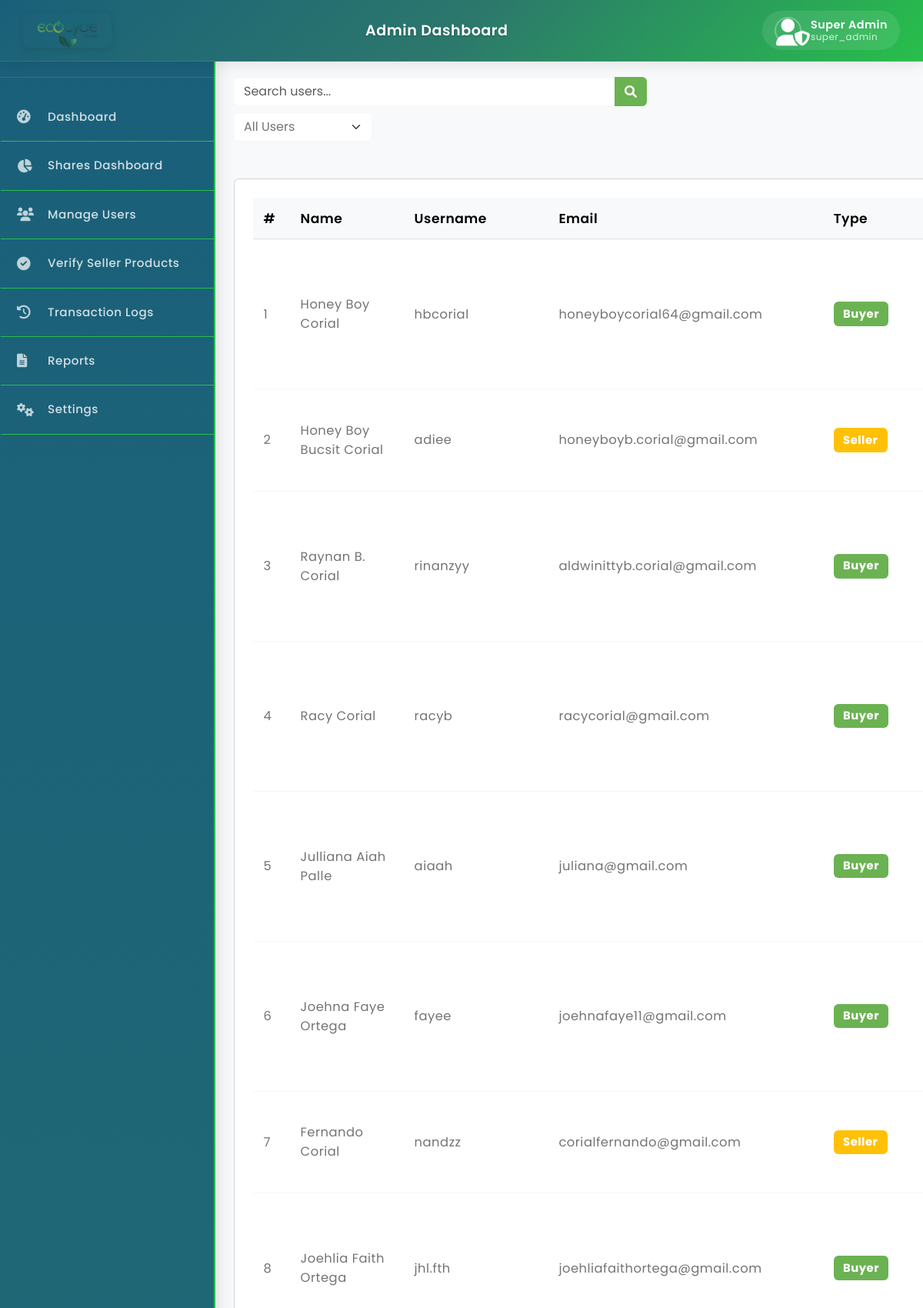
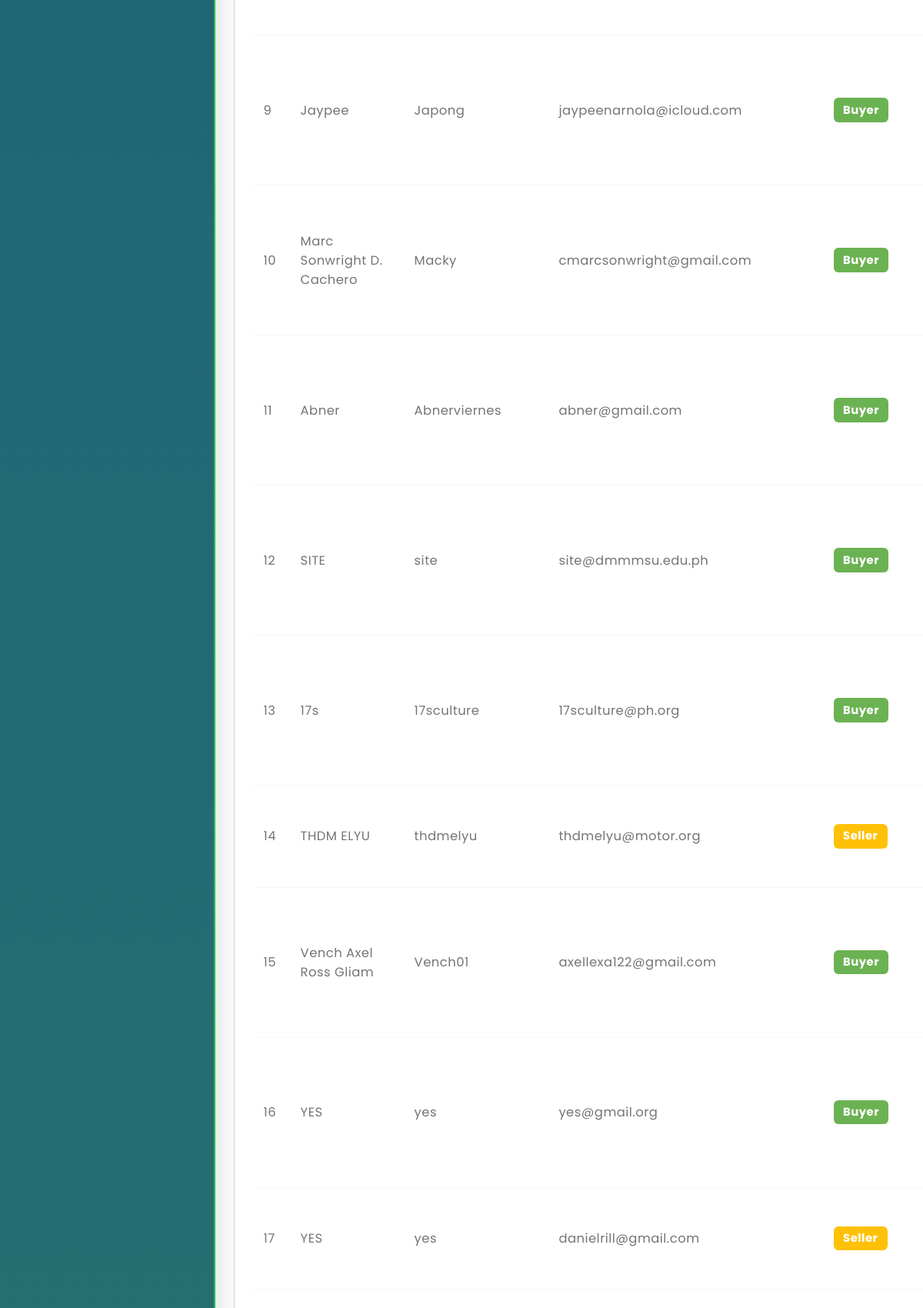
The app's page /admin/manageusers.php (signed in, upper part) with its own data (2 pictures, top to bottom).
### tables this page shows
CREATE TABLE `buyers` (
  `buyer_id` int(11) NOT NULL AUTO_INCREMENT,
  `fullname` varchar(100) NOT NULL,
  `username` varchar(50) NOT NULL,
  `phone_number` varchar(20) NOT NULL,
  `email` varchar(100) NOT NULL,
  `password` varchar(255) NOT NULL,
  `address` text DEFAULT NULL,
  `documents` varchar(255) DEFAULT NULL,
  `status` enum('active','blocked') DEFAULT 'active',
  `created_at` timestamp NOT NULL DEFAULT current_timestamp(),
  `updated_at` timestamp NOT NULL DEFAULT current_timestamp() ON UPDATE current_timestamp(),
  `last_login` datetime DEFAULT NULL,
  `ecocoins_balance` decimal(10,2) NOT NULL DEFAULT 0.00,
  `reset_token` varchar(255) DEFAULT NULL,
  `reset_token_expires` datetime DEFAULT NULL,
  `reset_required` tinyint(1) DEFAULT 0,
  `failed_attempts` int(11) DEFAULT 0,
  `last_failed_attempt` datetime DEFAULT NULL,
  PRIMARY KEY (`buyer_id`),
  UNIQUE KEY `username` (`username`),
  UNIQUE KEY `email` (`email`)
);

CREATE TABLE `sellers` (
  `seller_id` int(11) NOT NULL AUTO_INCREMENT,
  `fullname` varchar(100) NOT NULL,
  `username` varchar(50) NOT NULL,
  `phone_number` varchar(20) NOT NULL,
  `email` varchar(100) NOT NULL,
  `password` varchar(255) NOT NULL,
  `address` text DEFAULT NULL,
  `documents` varchar(255) DEFAULT NULL,
  `status` enum('active','inactive') DEFAULT 'active',
  `created_at` timestamp NOT NULL DEFAULT current_timestamp(),
  `updated_at` timestamp NOT NULL DEFAULT current_timestamp() ON UPDATE current_timestamp(),
  `last_login` datetime DEFAULT NULL,
  `ecocoins_balance` decimal(10,2) NOT NULL DEFAULT 0.00,
  `gcash_qr` varchar(255) DEFAULT NULL,
  `failed_attempts` int(11) NOT NULL DEFAULT 0,
  `last_failed_at` datetime DEFAULT NULL,
  `reset_token` varchar(255) DEFAULT NULL,
  `reset_expires` datetime DEFAULT NULL,
  `locked_until` datetime DEFAULT NULL,
  `reset_token_expires` datetime DEFAULT NULL,
  `reset_required` tinyint(1) DEFAULT 0,
  PRIMARY KEY (`seller_id`),
  UNIQUE KEY `username` (`username`),
  UNIQUE KEY `email` (`email`)
);

### admin/manageusers.php (the view, shortened to what this page needs)
<?php
include 'adminheader.php';
require_once '../config/database.php';
try {
    $statusColumnExists = false;
    try {
        $stmt = $pdo->prepare("SHOW COLUMNS FROM Buyers LIKE 'status'");
        $stmt->execute();
        $statusColumnExists = $stmt->rowCount() > 0;
    } catch (PDOException $e) {
        $statusColumnExists = false;
    }
    if ($statusColumnExists) {
        $stmt = $pdo->prepare("
            SELECT buyer_id as id, fullname, username, email, phone_number, address, 'buyer' as user_type,
                   COALESCE(status, 'active') as status, created_at, NULL as business_docs
            FROM Buyers
        ");
    } else {
        $stmt = $pdo->prepare("
            SELECT buyer_id as id, fullname, username, email, phone_number, address, 'buyer' as user_type,
                   'active' as status, created_at, NULL as business_docs
            FROM Buyers
        ");
    }
    $stmt->execute();
    $buyers = $stmt->fetchAll();
    $stmt = $pdo->prepare("
        SELECT seller_id as id, fullname, username, email, phone_number, address, 'seller' as user_type,
               status, created_at, NULL as business_docs
        FROM Sellers
    ");
    $stmt->execute();
    $sellers = $stmt->fetchAll();
    $userAccounts = [];
    foreach ($buyers as $buyer) {
        $key = strtolower($buyer['email']);
        if (!isset($userAccounts[$key])) {
            $userAccounts[$key] = [
                'buyer' => $buyer,
                'seller' => null
            ];
        } else {
            $userAccounts[$key]['buyer'] = $buyer;
        }
    }
    foreach ($sellers as $seller) {
        $key = strtolower($seller['email']);
        if (!isset($userAccounts[$key])) {
            $userAccounts[$key] = [
                'buyer' => null,
                'seller' => $seller
            ];
        } else {
            $userAccounts[$key]['seller'] = $seller;
        }
    }
    $users = [];
    foreach ($userAccounts as $email => $accounts) {
        if ($accounts['buyer'] && $accounts['seller']) {
            $combinedUser = $accounts['buyer'];
            $combinedUser['user_type'] = 'buyer/seller';
            $combinedUser['buyer_id'] = $accounts['buyer']['id'];
            $combinedUser['seller_id'] = $accounts['seller']['id'];
            $combinedUser['buyer_status'] = $accounts['buyer']['status'];
            $combinedUser['seller_status'] = $accounts['seller']['status'];
            if (strtotime($accounts['buyer']['created_at']) < strtotime($accounts['seller']['created_at'])) {
                $combinedUser['created_at'] = $accounts['buyer']['created_at'];
            } else {
                $combinedUser['created_at'] = $accounts['seller']['created_at'];
            }
            $users[] = $combinedUser;
        } elseif ($accounts['buyer']) {
            $users[] = $accounts['buyer'];
        } elseif ($accounts['seller']) {
            $users[] = $accounts['seller'];
        }
    }
    usort($users, function($a, $b) {
        return strtotime($a['created_at']) - strtotime($b['created_at']);
    });
} catch (PDOException $e) {
    $users = [];
    $error_message = "Failed to load users: " . $e->getMessage();
}
$search = isset($_GET['search']) ? trim($_GET['search']) : '';
$filter = isset($_GET['filter']) ? trim($_GET['filter']) : '';
include 'adminsidebar.php';
?>
<div class="container users-fixed-panel" style="padding-top:40px;">
  <div class="mb-3">
    <div class="d-flex justify-content-between align-items-center flex-wrap gap-3">
    <form class="d-flex flex-wrap gap-2" style="max-width: 600px;" method="get">
      <div class="input-group flex-grow-1">
          <input class="form-control" type="search" placeholder="Search users..." aria-label="Search" name="search" value="<?php echo htmlspecialchars($search); ?>">
        <button class="btn btn-primary" type="submit"><i class="fas fa-search"></i></button>
      </div>
      <select class="form-select" style="max-width: 180px;" aria-label="Filter by user type" name="filter" id="user-filter">
          <option value=""<?php echo $filter === '' ? ' selected' : ''; ?>>All Users</option>
      </select>
    </form>
  </div>
  <br>
  <div class="card p-4">
    <div style="overflow-x:auto;">
    <table class="table table-hover align-middle" style="min-width:700px;">
      <thead class="table-light">
        <tr>
          <th>#</th>
          <th>Name</th>
          <th>Username</th>
          <th>Email</th>
          <th>Type</th>
        </tr>
      </thead>
      <tbody>
        <?php
        $i = 0;
        foreach ($users as $user):
        ?>
        <tr>
          <td><?php echo ++$i; ?></td>
          <td><?php echo htmlspecialchars($user['fullname']); ?></td>
          <td><?php echo htmlspecialchars($user['username']); ?></td>
          <td><?php echo htmlspecialchars($user['email']); ?></td>
          <td>
            <?php if ($user['user_type'] == 'buyer/seller'): ?>
              <span class="badge bg-info">Buyer/Seller</span>
            <?php else: ?>
              <span class="badge bg-<?php echo $user['user_type'] == 'buyer' ? 'primary' : 'warning'; ?>">
                <?php echo ucfirst($user['user_type']); ?>
              </span>
            <?php endif; ?>
          </td>
        </tr>
        <?php endforeach; ?>
      </tbody>
    </table>
  </div>
</div>
</body>
</html>

### style.css (style rules this page uses)
body { font-family: 'Poppins', sans-serif; --heading-font : "Inter", sans-serif; --bs-link-color: #333; --bs-link-hover-color:#333; --bs-link-color-rgb: 40,40,40; --bs-link-hover-color-rgb: 0,0,0; --bs-light-rgb: 248, 248, 248; --bs-font-sans-serif: "Inter", sans-serif; --bs-body-font-family: 'Poppins', sans-serif; --bs-body-font-size: 1rem; --bs-body-font-weight: 400; --bs-body-line-height: 2; --bs-body-color: #747474; --bs-primary: #6BB252; --bs-primary-rgb: 107, 178, 82; --bs-secondary: #364127; --bs-secondary-rgb: 54, 65, 39; --bs-danger: #F95F09; --bs-danger-rgb: 249, 95, 9; --bs-success: #a3be4c; --bs-success-rgb: 163, 190, 76; --bs-primary-bg-subtle: #FFF9EB; --bs-success-bg-subtle: #eef5e5; --bs-border-color: #F7F7F7; }
.btn-primary { --bs-btn-color: #fff; --bs-btn-bg: var(--bs-primary); --bs-btn-border-color: transparent; --bs-btn-hover-color: #fff; --bs-btn-hover-bg: #f7a422; --bs-btn-hover-border-color: transparent; --bs-btn-focus-shadow-rgb: 49,132,253; --bs-btn-active-color: #fff; --bs-btn-active-bg: var(--bs-primary); --bs-btn-active-border-color: transparent; --bs-btn-active-shadow: inset 0 3px 5px rgba(0, 0, 0, 0.125); --bs-btn-disabled-color: #fff; --bs-btn-disabled-bg: #d3d7dd; --bs-btn-disabled-border-color: transparent; }
body { letter-spacing: 0.03em; }
.container, .container-fluid, .container-lg, .container-md, .container-sm, .container-xl, .container-xxl { --bs-gutter-x: 3rem; }

### admin/manageusers.php (style rules this page uses)
.table { font-size: 1.025rem !important; margin-bottom: 0 !important; }
.table td, .table th { padding: 0.85rem !important; vertical-align: middle !important; }
.table th { font-size: 1.075rem !important; font-weight: 600 !important; }
.badge { font-size: 0.925rem !important; padding: 0.525rem 0.775rem !important; }
.users-fixed-panel { position: fixed; left: 280px; top: 60px; width: 1270px; max-width: 99vw; z-index: 100; background: #f8f9fa; overflow-y: auto; overflow-x: auto; height: calc(100vh - 80px); bottom: 0; border-radius: 12px; }
.users-fixed-panel { z-index: 100 !important; }

### admin/adminheader.php (style rules this page uses)
body { padding-top: 80px; font-family: 'Poppins', sans-serif; background-color: #f8f9fa; }

### records on screen
buyers: fullname "Honey Boy Corial", username "hbcorial", email "honeyboycorial64@gmail.com", user_type "Buyer"
sellers: fullname "Honey Boy Bucsit Corial", username "adiee", email "honeyboyb.corial@gmail.com", user_type "Seller"
buyers: fullname "Raynan B. Corial", username "rinanzyy", email "aldwinittyb.corial@gmail.com", user_type "Buyer"
buyers: fullname "Racy Corial", username "racyb", email "racycorial@gmail.com", user_type "Buyer"
buyers: fullname "Julliana Aiah Palle", username "aiaah", email "juliana@gmail.com", user_type "Buyer"
buyers: fullname "Joehna Faye Ortega", username "fayee", email "joehnafaye11@gmail.com", user_type "Buyer"
sellers: fullname "Fernando Corial", username "nandzz", email "corialfernando@gmail.com", user_type "Seller"
buyers: fullname "Joehlia Faith Ortega", username "jhl.fth", email "joehliafaithortega@gmail.com", user_type "Buyer"
buyers: fullname "Jaypee", username "Japong", email "jaypeenarnola@icloud.com", user_type "Buyer"
buyers: fullname "Marc Sonwright D. Cachero", username "Macky", email "cmarcsonwright@gmail.com", user_type "Buyer"
buyers: fullname "Abner", username "Abnerviernes", email "abner@gmail.com", user_type "Buyer"
buyers: fullname "SITE", username "site", email "site@dmmmsu.edu.ph", user_type "Buyer"
buyers: fullname "17s", username "17sculture", email "17sculture@ph.org", user_type "Buyer"
sellers: fullname "THDM ELYU", username "thdmelyu", email "thdmelyu@motor.org", user_type "Seller"
buyers: fullname "Vench Axel Ross Gliam", username "Vench01", email "axellexa122@gmail.com", user_type "Buyer"
buyers: fullname "YES", username "yes", email "yes@gmail.org", user_type "Buyer"
sellers: fullname "YES", username "yes", email "danielrill@gmail.com", user_type "Seller"

### other values on screen
$_SESSION['fullname'] "Super Admin"
$_SESSION['role'] "super_admin"
